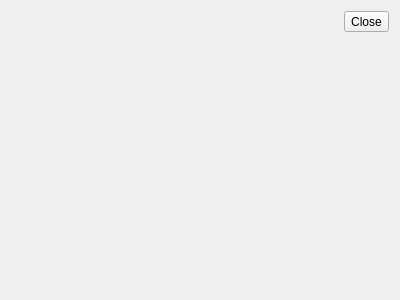
<?xml version="1.0" encoding="UTF-8"?>
<ui version="4.0">
 <class>SplitterWindow</class>
 <widget class="QWidget" name="SplitterWindow">
  <property name="geometry">
   <rect>
    <x>0</x>
    <y>0</y>
    <width>400</width>
    <height>300</height>
   </rect>
  </property>
  <property name="windowTitle">
   <string/>
  </property>
  <layout class="QVBoxLayout" name="verticalLayout">
   <item>
    <layout class="QHBoxLayout" name="titleBar">
     <item>
      <widget class="QLabel" name="titleLabel">
       <property name="text">
        <string/>
       </property>
      </widget>
     </item>
     <item>
      <widget class="QToolButton" name="toolButton">
       <property name="text">
        <string>Close</string>
       </property>
       <property name="icon">
        <iconset theme="window-close"/>
       </property>
      </widget>
     </item>
    </layout>
   </item>
   <item>
    <widget class="QWidget" name="centralWidget" native="true"/>
   </item>
  </layout>
 </widget>
 <resources/>
 <connections/>
</ui>
